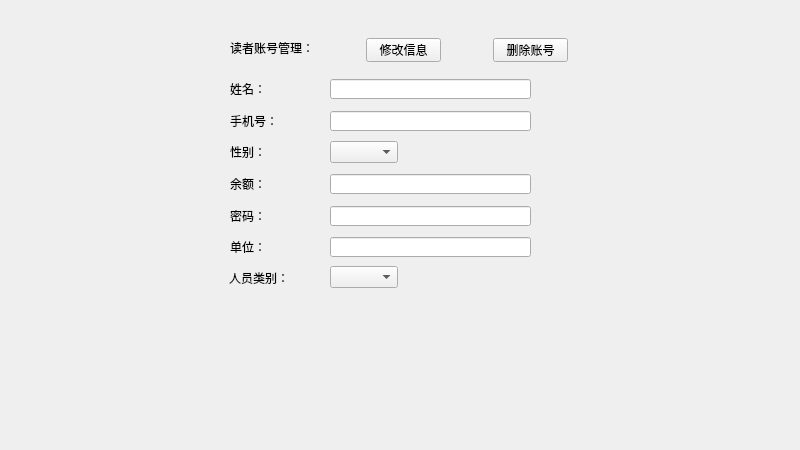
<?xml version="1.0" encoding="UTF-8"?>
<ui version="4.0">
 <class>Widget</class>
 <widget class="QWidget" name="Widget">
  <property name="geometry">
   <rect>
    <x>0</x>
    <y>0</y>
    <width>800</width>
    <height>450</height>
   </rect>
  </property>
  <property name="minimumSize">
   <size>
    <width>800</width>
    <height>450</height>
   </size>
  </property>
  <property name="maximumSize">
   <size>
    <width>800</width>
    <height>450</height>
   </size>
  </property>
  <property name="windowTitle">
   <string>Widget</string>
  </property>
  <widget class="QLabel" name="label_4">
   <property name="geometry">
    <rect>
     <x>230</x>
     <y>79</y>
     <width>71</width>
     <height>20</height>
    </rect>
   </property>
   <property name="text">
    <string>姓名：</string>
   </property>
  </widget>
  <widget class="QLabel" name="label_5">
   <property name="geometry">
    <rect>
     <x>230</x>
     <y>111</y>
     <width>71</width>
     <height>20</height>
    </rect>
   </property>
   <property name="text">
    <string>手机号：</string>
   </property>
  </widget>
  <widget class="QLineEdit" name="lineEdit_tele">
   <property name="geometry">
    <rect>
     <x>330</x>
     <y>111</y>
     <width>201</width>
     <height>20</height>
    </rect>
   </property>
   <property name="placeholderText">
    <string/>
   </property>
  </widget>
  <widget class="QLineEdit" name="lineEdit_name">
   <property name="geometry">
    <rect>
     <x>330</x>
     <y>79</y>
     <width>201</width>
     <height>20</height>
    </rect>
   </property>
   <property name="placeholderText">
    <string/>
   </property>
  </widget>
  <widget class="QPushButton" name="pushButton_delete">
   <property name="geometry">
    <rect>
     <x>493</x>
     <y>38</y>
     <width>75</width>
     <height>24</height>
    </rect>
   </property>
   <property name="text">
    <string>删除账号</string>
   </property>
  </widget>
  <widget class="QPushButton" name="pushButton_edit">
   <property name="geometry">
    <rect>
     <x>366</x>
     <y>38</y>
     <width>75</width>
     <height>24</height>
    </rect>
   </property>
   <property name="text">
    <string>修改信息</string>
   </property>
  </widget>
  <widget class="QLabel" name="label_6">
   <property name="geometry">
    <rect>
     <x>230</x>
     <y>40</y>
     <width>84</width>
     <height>16</height>
    </rect>
   </property>
   <property name="text">
    <string>读者账号管理：</string>
   </property>
  </widget>
  <widget class="QLabel" name="label_7">
   <property name="geometry">
    <rect>
     <x>230</x>
     <y>142</y>
     <width>71</width>
     <height>20</height>
    </rect>
   </property>
   <property name="text">
    <string>性别：</string>
   </property>
  </widget>
  <widget class="QLineEdit" name="lineEdit_balance">
   <property name="geometry">
    <rect>
     <x>330</x>
     <y>174</y>
     <width>201</width>
     <height>20</height>
    </rect>
   </property>
   <property name="placeholderText">
    <string/>
   </property>
  </widget>
  <widget class="QLineEdit" name="lineEdit_unit">
   <property name="geometry">
    <rect>
     <x>330</x>
     <y>237</y>
     <width>201</width>
     <height>20</height>
    </rect>
   </property>
   <property name="placeholderText">
    <string/>
   </property>
  </widget>
  <widget class="QLabel" name="label_8">
   <property name="geometry">
    <rect>
     <x>230</x>
     <y>174</y>
     <width>71</width>
     <height>20</height>
    </rect>
   </property>
   <property name="text">
    <string>余额：</string>
   </property>
  </widget>
  <widget class="QLineEdit" name="lineEdit_password">
   <property name="geometry">
    <rect>
     <x>330</x>
     <y>206</y>
     <width>201</width>
     <height>20</height>
    </rect>
   </property>
   <property name="placeholderText">
    <string/>
   </property>
  </widget>
  <widget class="QLabel" name="label_9">
   <property name="geometry">
    <rect>
     <x>230</x>
     <y>206</y>
     <width>71</width>
     <height>20</height>
    </rect>
   </property>
   <property name="text">
    <string>密码：</string>
   </property>
  </widget>
  <widget class="QLabel" name="label_10">
   <property name="geometry">
    <rect>
     <x>230</x>
     <y>237</y>
     <width>71</width>
     <height>20</height>
    </rect>
   </property>
   <property name="text">
    <string>单位：</string>
   </property>
  </widget>
  <widget class="QComboBox" name="comboBox_sex">
   <property name="geometry">
    <rect>
     <x>330</x>
     <y>141</y>
     <width>68</width>
     <height>22</height>
    </rect>
   </property>
   <property name="currentIndex">
    <number>-1</number>
   </property>
   <item>
    <property name="text">
     <string>男</string>
    </property>
   </item>
   <item>
    <property name="text">
     <string>女</string>
    </property>
   </item>
  </widget>
  <widget class="QLabel" name="label_11">
   <property name="geometry">
    <rect>
     <x>229</x>
     <y>268</y>
     <width>71</width>
     <height>20</height>
    </rect>
   </property>
   <property name="text">
    <string>人员类别：</string>
   </property>
  </widget>
  <widget class="QComboBox" name="comboBox_role">
   <property name="geometry">
    <rect>
     <x>330</x>
     <y>266</y>
     <width>68</width>
     <height>22</height>
    </rect>
   </property>
   <property name="currentIndex">
    <number>-1</number>
   </property>
   <item>
    <property name="text">
     <string>教师</string>
    </property>
   </item>
   <item>
    <property name="text">
     <string>研究生</string>
    </property>
   </item>
   <item>
    <property name="text">
     <string>本科生</string>
    </property>
   </item>
   <item>
    <property name="text">
     <string>其他</string>
    </property>
   </item>
  </widget>
 </widget>
 <resources/>
 <connections/>
</ui>
